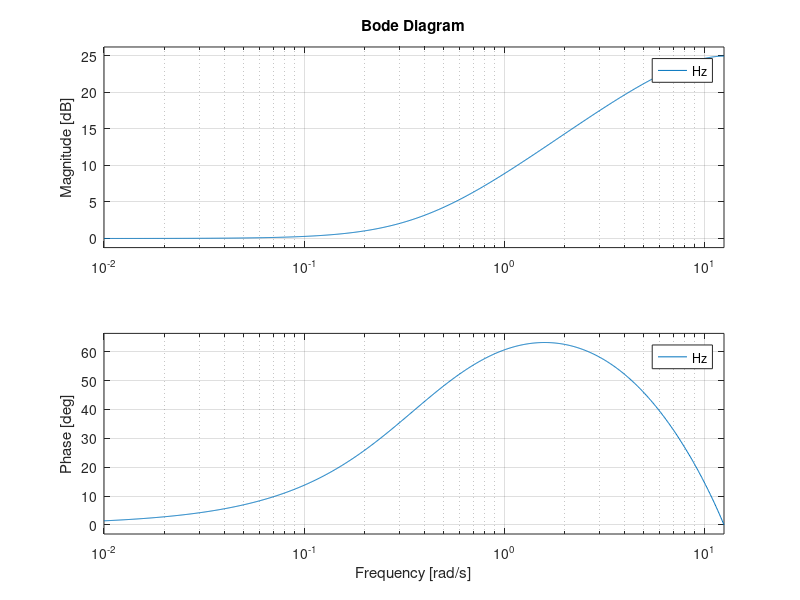

Write MATLAB code to recreate this figure.
num = [1 1];
den = [0.1 1]; 
Hs = tf(num, den);
wn = 3;
Ts = 0.25; 
bode(Hs);

% Hz = c2d(Gs, Ts, 'matched');
% Hz = c2d(Hs, Ts, 'tastin');
% Hz = c2d(Hs, Ts, 'prewarp',3);
% Hz = c2d(Hs, Ts, 'impulse');
Hz = c2d(Hs, Ts, 'zoh');
bode(Hz)